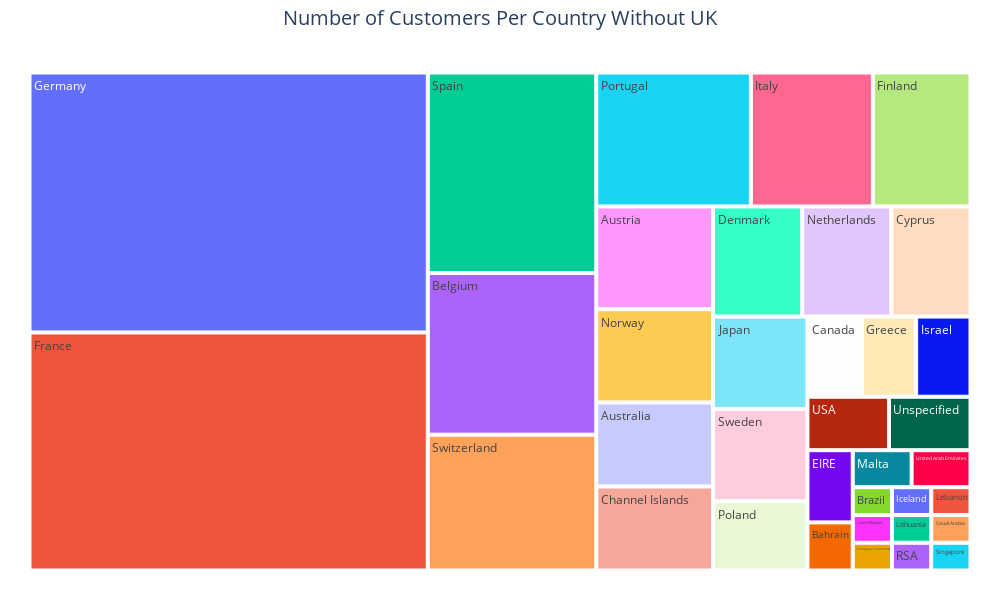

Write notebook code for a chart like this one.
### Code cell
# PLOTLY TREEMAP
fig = px.treemap(df.groupby('Country')[["CustomerID"]].nunique().sort_values(by="CustomerID", ascending=False).iloc[1:],
                 path=[df.groupby('Country')[["CustomerID"]].nunique().sort_values(by="CustomerID", ascending=False).iloc[1:].index], 
                 values='CustomerID', 
                 width=1000, 
                 height=600)
fig.update_layout(title_text='Number of Customers Per Country Without UK',
                  title_x = 0.5, title_font = dict(size=20)
)
fig.update_layout(margin = dict(t=50, l=25, r=25, b=25))
fig.show()

### Figure 1 — Plotly figure (JSON) as saved in the notebook; plotly's stock layout.template omitted (floating-point values rounded to 4 significant figures)
{"data": [{"branchvalues": "total", "domain": {"x": [0, 1], "y": [0, 1]}, "hovertemplate": "labels=%{label}<br>CustomerID=%{value}<br>parent=%{parent}<br>id=%{id}<extra></extra>", "ids": ["Australia", "Austria", "Bahrain", "Belgium", "Brazil", "Canada", "Channel Islands", "Cyprus", "Czech Republic", "Denmark", "EIRE", "European Community", "Finland", "France", "Germany", "Greece", "Iceland", "Israel", "Italy", "Japan", "Lebanon", "Lithuania", "Malta", "Netherlands", "Norway", "Poland", "Portugal", "RSA", "Saudi Arabia", "Singapore", "Spain", "Sweden", "Switzerland", "USA", "United Arab Emirates", "Unspecified"], "labels": ["Australia", "Austria", "Bahrain", "Belgium", "Brazil", "Canada", "Channel Islands", "Cyprus", "Czech Republic", "Denmark", "EIRE", "European Community", "Finland", "France", "Germany", "Greece", "Iceland", "Israel", "Italy", "Japan", "Lebanon", "Lithuania", "Malta", "Netherlands", "Norway", "Poland", "Portugal", "RSA", "Saudi Arabia", "Singapore", "Spain", "Sweden", "Switzerland", "USA", "United Arab Emirates", "Unspecified"], "name": "", "parents": ["", "", "", "", "", "", "", "", "", "", "", "", "", "", "", "", "", "", "", "", "", "", "", "", "", "", "", "", "", "", "", "", "", "", "", ""], "type": "treemap", "values": [9, 11, 2, 25, 1, 4, 9, 8, 1, 9, 3, 1, 12, 87, 95, 4, 1, 4, 15, 8, 1, 1, 2, 9, 10, 6, 19, 1, 1, 1, 31, 8, 21, 4, 2, 4]}], "layout": {"height": 600, "legend": {"tracegroupgap": 0}, "margin": {"b": 25, "l": 25, "r": 25, "t": 50}, "title": {"font": {"size": 20}, "text": "Number of Customers Per Country Without UK", "x": 0.5}, "width": 1000}}
